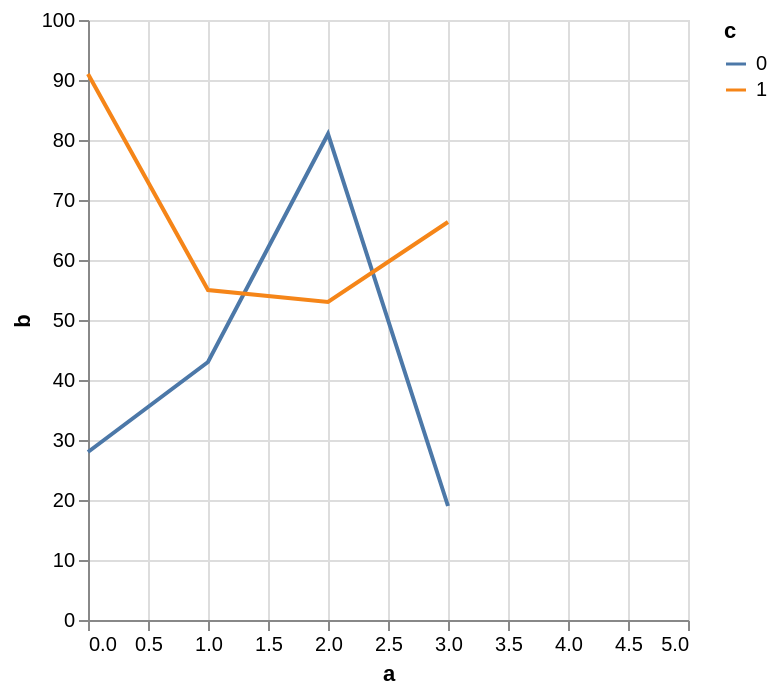

The Vega-Lite source for this figure:
### Vega-Lite specification from a JSON file in a GitHub repository (floating-point values rounded to 4 significant figures)
{"$schema": "https://vega.github.io/schema/vega-lite/v5.json", "data": {"values": [{"a": 0, "b": 28, "c": 0}, {"a": 0, "b": 91, "c": 1}, {"a": 1, "b": 43, "c": 0}, {"a": 1, "b": 55, "c": 1}, {"a": 2, "b": 81, "c": 0}, {"a": 2, "b": 53, "c": 1}, {"a": 3, "b": 19, "c": 0}]}, "mark": "line", "encoding": {"x": {"field": "a", "type": "quantitative", "scale": {"nice": 1}}, "y": {"field": "b", "type": "quantitative", "impute": {"method": "mean"}}, "color": {"field": "c", "type": "nominal"}}}
